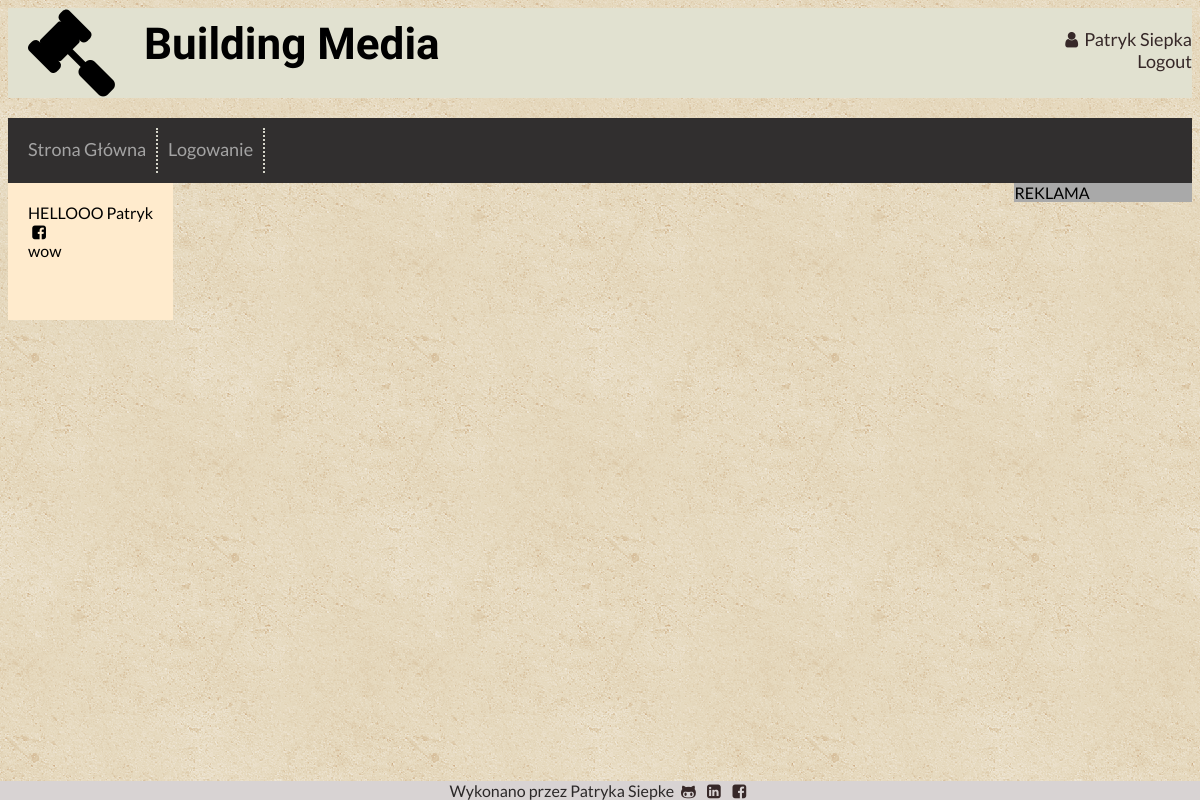
Screenshot of / (signed in) with the database file from the repository.
### app/models.py (models this page shows, shortened)
class User(UserMixin, db.Model):
    id = db.Column(db.Integer, primary_key=True)
    nickname = db.Column(db.String(40),nullable=False, unique=True)
    name = db.Column(db.String(40), nullable=False)
    surname = db.Column(db.String(40), nullable=False)
    position = db.Column(db.String(20), nullable=False)
    email = db.Column(db.String(120), nullable=False, unique=True)
    password_hash = db.Column(db.String(128))
    phone = db.Column(db.Integer)
    last_seen = db.Column(db.DateTime, default=datetime.utcnow)
    description = db.Column(db.Text)
    posts = db.relationship('Post', backref='author', lazy='dynamic')

### app/routes.py (the view)
@app.route('/')
def index():
    user = {'username':'Patryk'}
    return render_template('index.html', user=user, title='HomePage')

### app/models.py (called while the page is built)
@login_manager.user_loader
def load_user(id):
    return User.query.get(int(id))

### app/routes.py (called while the page is built)
@app.before_request
def before_request():
    if current_user.is_authenticated:
        current_user.last_seen = datetime.utcnow()
        db.session.commit()

### app/templates/index.html
{% extends 'base.html' %}
{% block content %}
HELLOOO {{ user.username}}
<br>
<i class='icon-facebook-squared'></i>
<br>
wow
{% endblock %}

### app/templates/base.html (shortened to what this page needs)
<!DOCTYPE html>
<html>
<head>
    <link rel="stylesheet" type="text/css" media="screen" href="../static/css/main.css" />
    <link rel="stylesheet" type="text/css" href="../static/css/fontello.css" />
</head>
<body>
    <div class="header">
        <div class="page-logo"><i class='icon-hammer'></i></div>
        <div class="page-name">Building Media</div>
        <div class="user-data">
            {% if current_user.is_active %}
            <a href="{{ url_for('profile', nickname=current_user.nickname) }}"> <i class="icon-user"></i>{{ current_user.name }} {{ current_user.surname }}</a>  <br>
            <a href="{{ url_for('logout') }}">Logout</a>
            {% else %}
            <a href="{{ url_for('login') }}">Log or join us!</a>
            {% endif %}
        </div>
    </div>
    <div class="navigation">
        <div class="option"><a href="{{ url_for('index') }}">Strona Główna</a></a></div>
        <div class="option"><a href="{{ url_for('login') }}">Logowanie</a></div>
    </div>
    <div class='content'>
        {% block content %}{% endblock %}
    </div>
    <div class='banner'>
        REKLAMA
    </div>
    <div class='footer'>
        Wykonano przez Patryka Siepke
        <a class='icons' href="https://github.com/psiepka" target="_blank"><i class='icon-github'></i></a>
        <a class='icons' href="https://www.linkedin.com/in/patryksiepka/" target="_blank"><i class='icon-linkedin-squared'></i></a>
        <a class='icons' href="https://www.facebook.com/patryk.siepka" target="_blank"><i class='icon-facebook-squared'></i></a>
    </div>
</body>
</html>

### app/static/css/main.css (style rules this page uses)
body { height: 100%; position:relative; background-image: url(../img/vintage-concrete.png); font-family: 'Lato', sans-serif; min-height:100% }
.option a { color: #c0c0c0 }
.header { margin: auto; background-color:#e1e1d0; text-align: center; }
.header .page-logo { float: left; }
.header .page-name { font-family: 'Indie Flower', cursive; font-weight: 900; font-size: 44px; text-align: left; padding: 10px; float: left; }
.header .user-data { margin-top: 20px; font-size: 18px; float: right; text-align: right; }
.navigation { background-color: #312f2f; margin-top: 20px; color: #ffffff; padding: 10px }
.navigation .option { float: left; min-width: 50px; font-size: 18px; height: 25px; padding: 10px; border-right: 2px dotted #fffff1; opacity: 0.8; }
.content { background-color: blanchedalmond; float: left; padding: 20px; padding-bottom:60px; }
.banner { background-color: darkgray; width: 15%; float: right; height: 100%; }
.footer { clear: both; position: fixed; left: 0; bottom: 0; width: 100%; background-color: #d8d3d3; color: #2b2828; text-align: center; }
a { color: #362828; text-decoration: none }

### rows the page displays
User: name "Patryk", surname "Siepka", username "Patryk"
